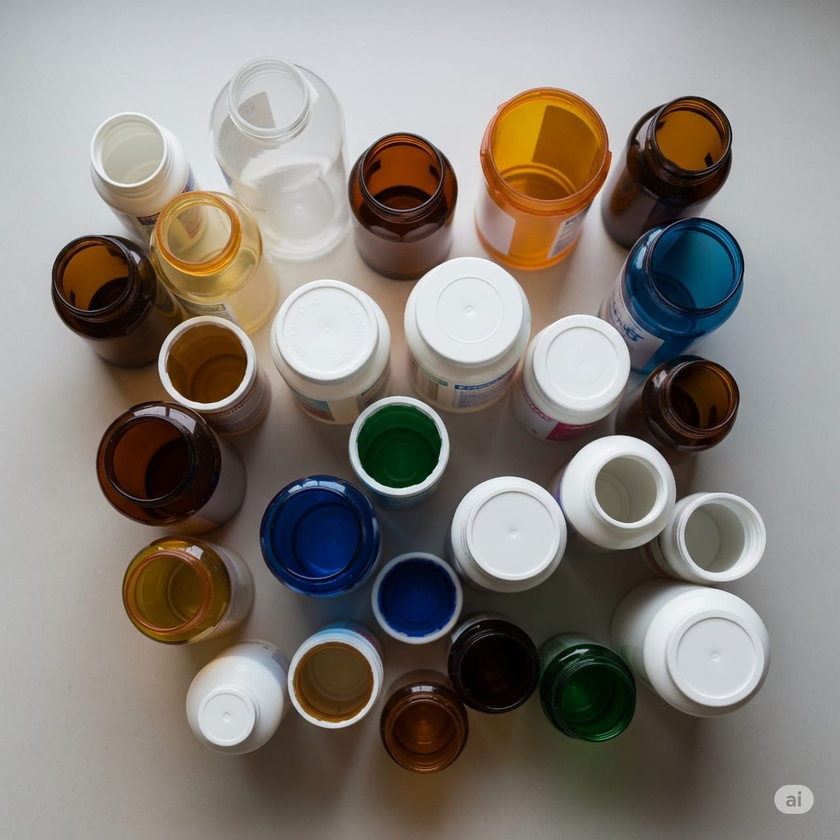
#> input picture img/top-down1.jpg, 840 x 840 px, shrunk from 1280 x 1280 before the run, found by its file name
$ python watershed2.py
#> lines starting #> are read from the running program, lines starting #| are printed output that depends on the picture; after the words box and inside, x2 and y2 are one past the last pixel; in counts of white or black regions, pixels touching at a corner belong together
import cv2
import numpy as np
import matplotlib.pyplot as plt

# Load the image
image = cv2.imread('top-down1.jpg')
#> image is the input picture: shape (840, 840, 3); mean B, G, R 121.6, 128, 134
original = image.copy()  # Keep a copy for comparison
gray = cv2.cvtColor(image, cv2.COLOR_BGR2GRAY)

# Step 1: Noise Removal
blur = cv2.GaussianBlur(gray, (5, 5), 0)

# Step 2: Thresholding
ret, thresh = cv2.threshold(blur, 0, 255, cv2.THRESH_BINARY_INV + cv2.THRESH_OTSU)
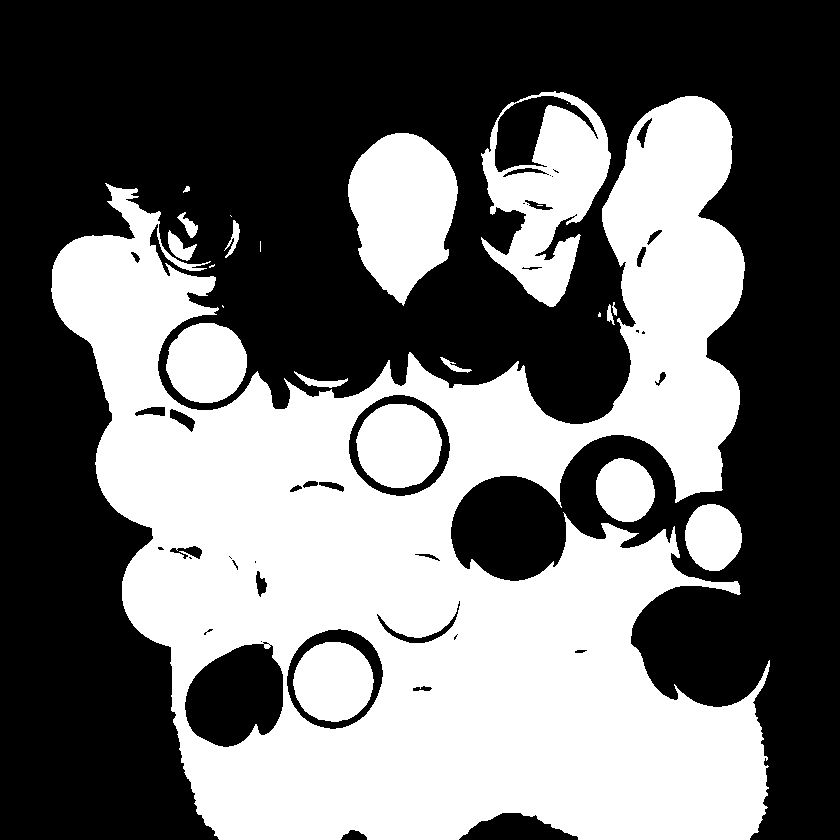
#> thresh: shape (840, 840); 43% white; 23 white regions (7 under 20 px), largest, box (x1, y1, x2, y2) and area: (51, 96, 770, 840) 252663, (481, 91, 611, 307) 14100, (348, 133, 458, 306) 13212
#> ret = 120

# Step 3: Morphological opening
kernel = np.ones((3, 3), np.uint8)
opening = cv2.morphologyEx(thresh, cv2.MORPH_OPEN, kernel, iterations=2)
#> opening: shape (840, 840); 42.6% white; 15 white regions, largest, box (x1, y1, x2, y2) and area: (52, 96, 767, 840) 251533, (483, 93, 611, 307) 13415, (348, 133, 458, 303) 13198

# Step 4: Sure background area
sure_bg = cv2.dilate(opening, kernel, iterations=3)
#> sure_bg: shape (840, 840); 47.3% white; 7 white regions, largest, box (x1, y1, x2, y2) and area: (49, 93, 770, 840) 296662, (480, 90, 614, 310) 17283, (345, 130, 461, 306) 14961

# Step 5: Sure foreground area
dist_transform = cv2.distanceTransform(opening, cv2.DIST_L2, 5)
ret, sure_fg = cv2.threshold(dist_transform, 0.7 * dist_transform.max(), 255, 0)
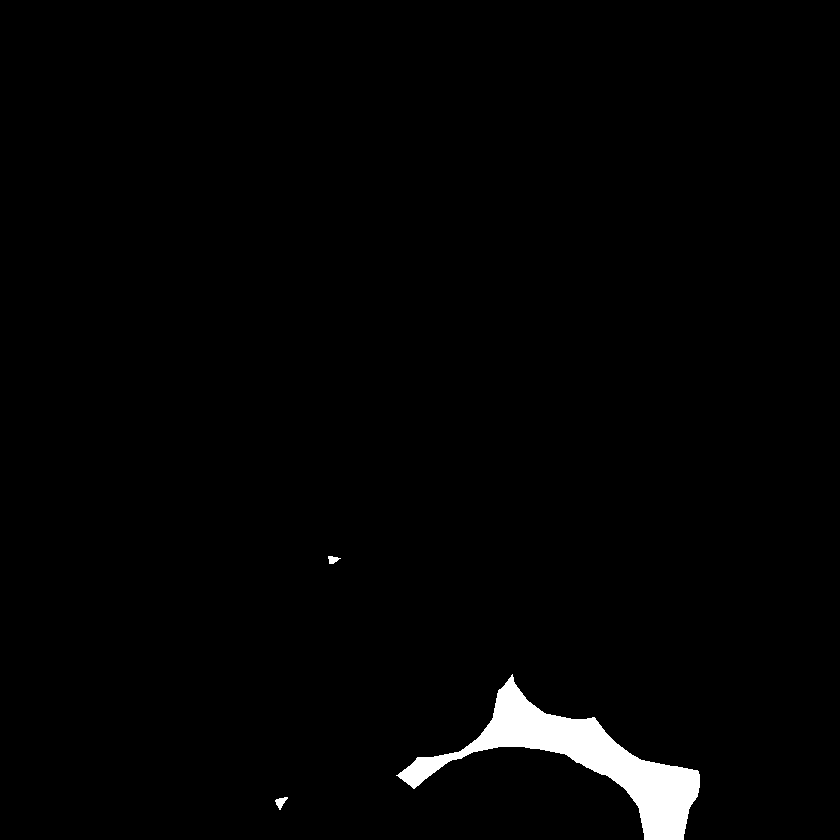
#> sure_fg: shape (840, 840) float32; 1.8% white; 3 white regions, box (x1, y1, x2, y2) and area: (396, 674, 700, 840) 12252, (275, 797, 288, 810) 87, (328, 556, 341, 564) 66
#> ret = 66.83

# Step 6: Unknown region
sure_fg = np.uint8(sure_fg)
unknown = cv2.subtract(sure_bg, sure_fg)
#> unknown: shape (840, 840); 45.5% white; 7 white regions, largest, box (x1, y1, x2, y2) and area: (49, 93, 770, 840) 284257, (480, 90, 614, 310) 17283, (345, 130, 461, 306) 14961

# Step 7: Marker labeling
ret, markers = cv2.connectedComponents(sure_fg)
#> markers: shape (840, 840) int32; 4 distinct labels, from 0 to 3
#> ret = 4

# Step 8: Add 1 to all labels (background is 1, not 0)
markers = markers + 1
#> markers: shape (840, 840) int32; 4 distinct labels, from 1 to 4

# Step 9: Mark unknown region with 0
markers[unknown == 255] = 0
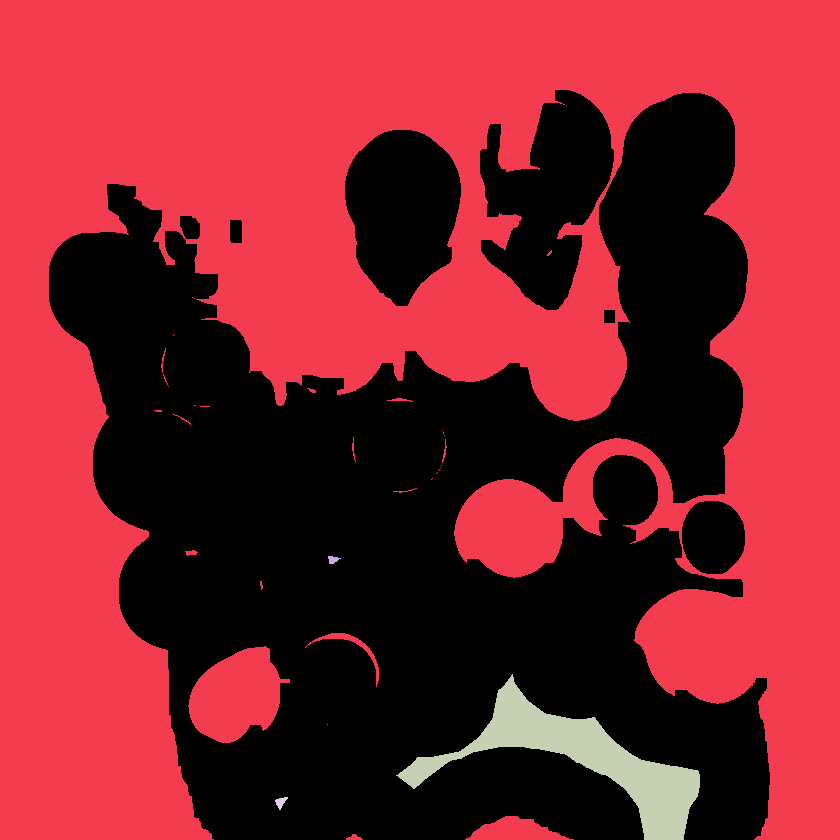
#> markers: shape (840, 840) int32; 5 distinct labels, from 0 to 4; one colour per label, 0 black

# Step 10: Apply watershed
markers = cv2.watershed(image, markers)
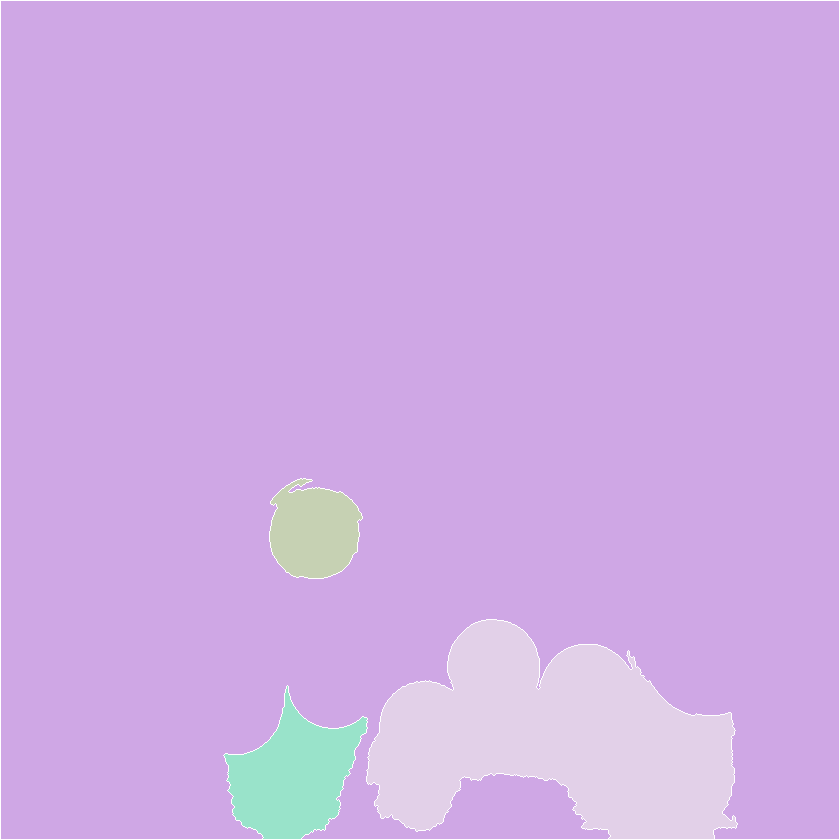
#> markers: shape (840, 840) int32; 5 distinct labels, from -1 to 4; one colour per label, 0 black, -1 white

# Step 11: Mark boundaries on the original image
image[markers == -1] = [255, 0, 0]  # Red boundary
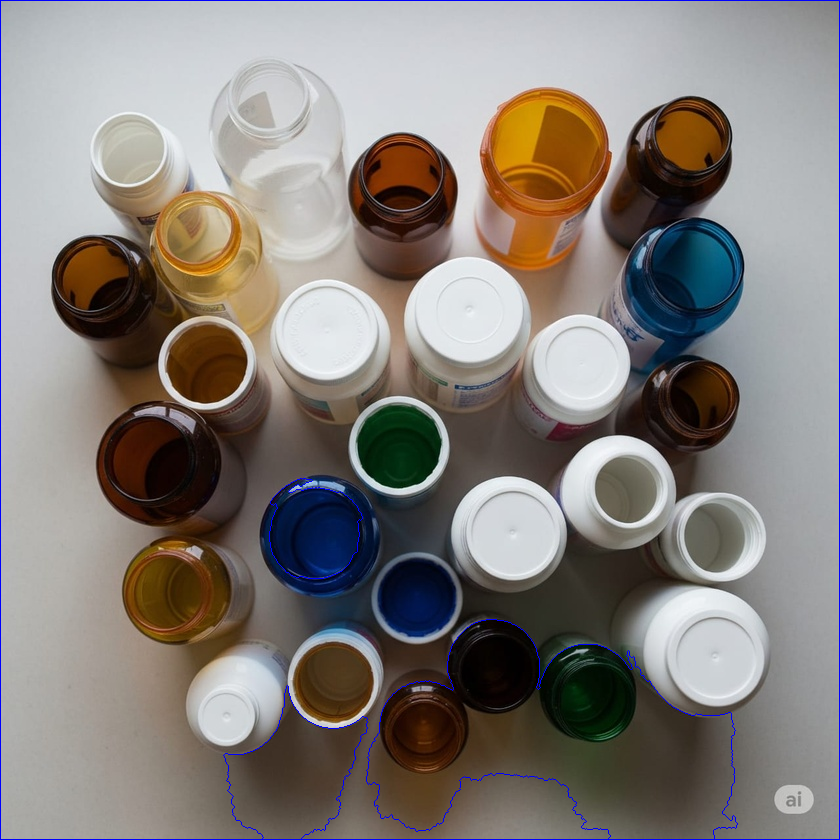
#> image: shape (840, 840, 3); 0.74% of pixels changed, all inside (x1, y1, x2, y2) = (0, 0, 840, 840)

# Convert BGR to RGB for matplotlib
original_rgb = cv2.cvtColor(original, cv2.COLOR_BGR2RGB)
result_rgb = cv2.cvtColor(image, cv2.COLOR_BGR2RGB)

# Step 12: Plot using matplotlib
plt.figure(figsize=(12, 6))

plt.subplot(1, 2, 1)
plt.imshow(original_rgb)
plt.title('Original Image')
plt.axis('off')

plt.subplot(1, 2, 2)
plt.imshow(result_rgb)
plt.title('Watershed Segmentation')
plt.axis('off')

plt.tight_layout()
plt.show()

$ run again, with img/black1.jpg copied over img/top-down1.jpg
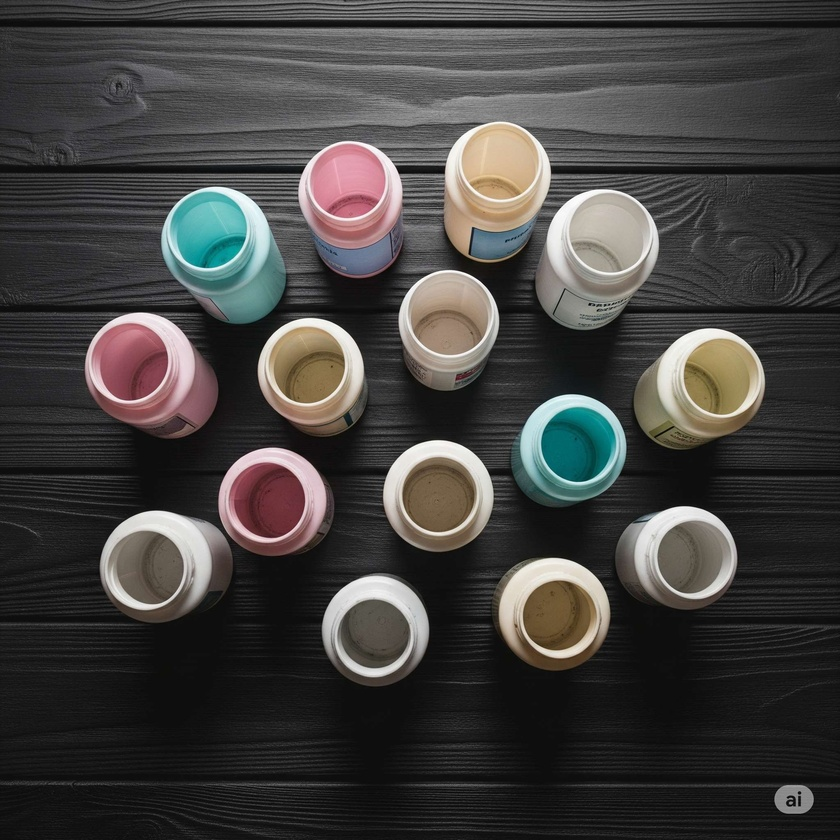
#> input picture img/black1.jpg, 840 x 840 px, shrunk from 2048 x 2048 before the run, found by its file name
#> image is the input picture: shape (840, 840, 3); mean B, G, R 63.6, 65.4, 67.2
#> `ret, thresh = cv2.threshold(blur, 0, 255, cv2.THRESH_BINARY_INV + cv2...`:
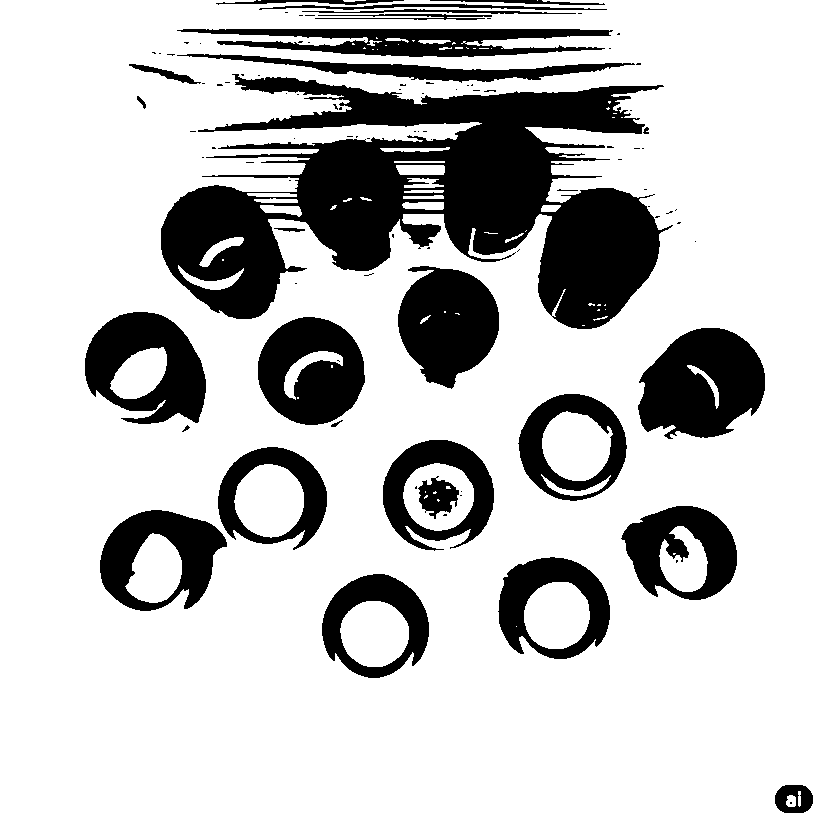
#> thresh: shape (840, 840); 78.3% white; 98 black regions (70 under 20 px), largest, box (x1, y1, x2, y2) and area: (161, 74, 673, 329) 63641, (638, 328, 765, 439) 10212, (398, 266, 499, 389) 8779
#> `ret, thresh = cv2.threshold(blur, 0, 255, cv2.THRESH_BINARY_INV + cv2...`: ret = 97
#> opening: shape (840, 840); 77.2% white; 35 black regions (16 under 20 px), largest, box (x1, y1, x2, y2) and area: (161, 74, 673, 329) 67416, (100, 447, 327, 611) 11225, (638, 328, 765, 439) 10480
#> sure_bg: shape (840, 840); 83.8% white; 39 black regions (19 under 20 px), largest, box (x1, y1, x2, y2) and area: (164, 80, 645, 316) 41535, (541, 191, 656, 326) 11575, (642, 331, 762, 435) 8725
#> `ret, sure_fg = cv2.threshold(dist_transform, 0.7 * dist_transform.max(..`: ret = 182.9
#> unknown: shape (840, 840); 81.8% white; 44 black regions (20 under 20 px), largest, box (x1, y1, x2, y2) and area: (164, 80, 645, 316) 41535, (0, 741, 273, 840) 13753, (541, 191, 656, 326) 11575
#> `ret, markers = cv2.connectedComponents(sure_fg)`: ret = 6
#> `image[markers == -1] = [255, 0, 0]`:
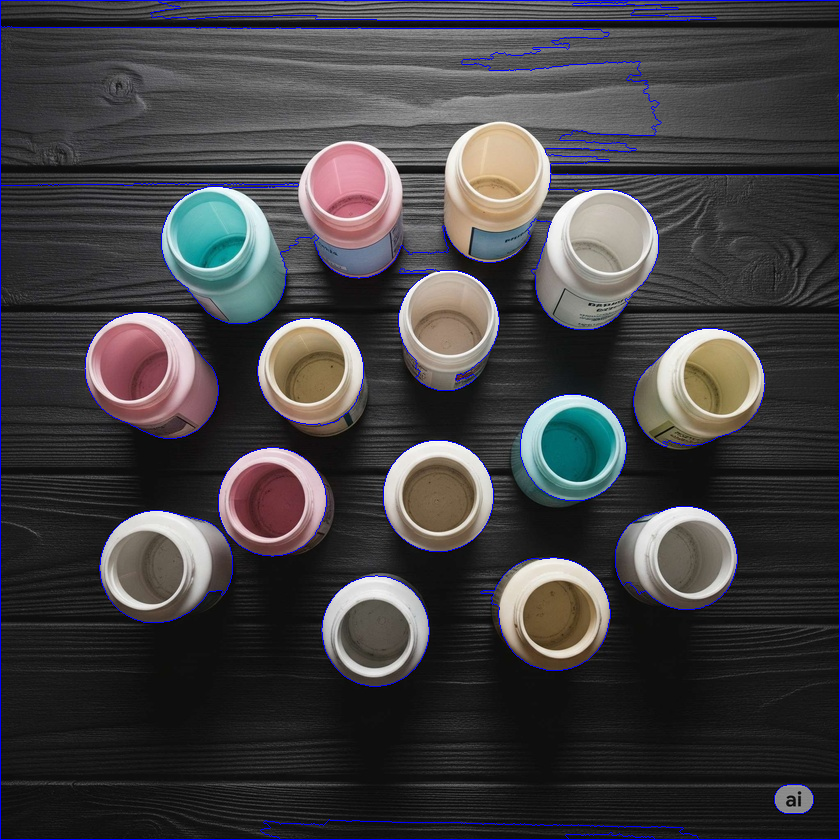
#> image: shape (840, 840, 3); 1.69% of pixels changed, all inside (x1, y1, x2, y2) = (0, 0, 840, 840)
